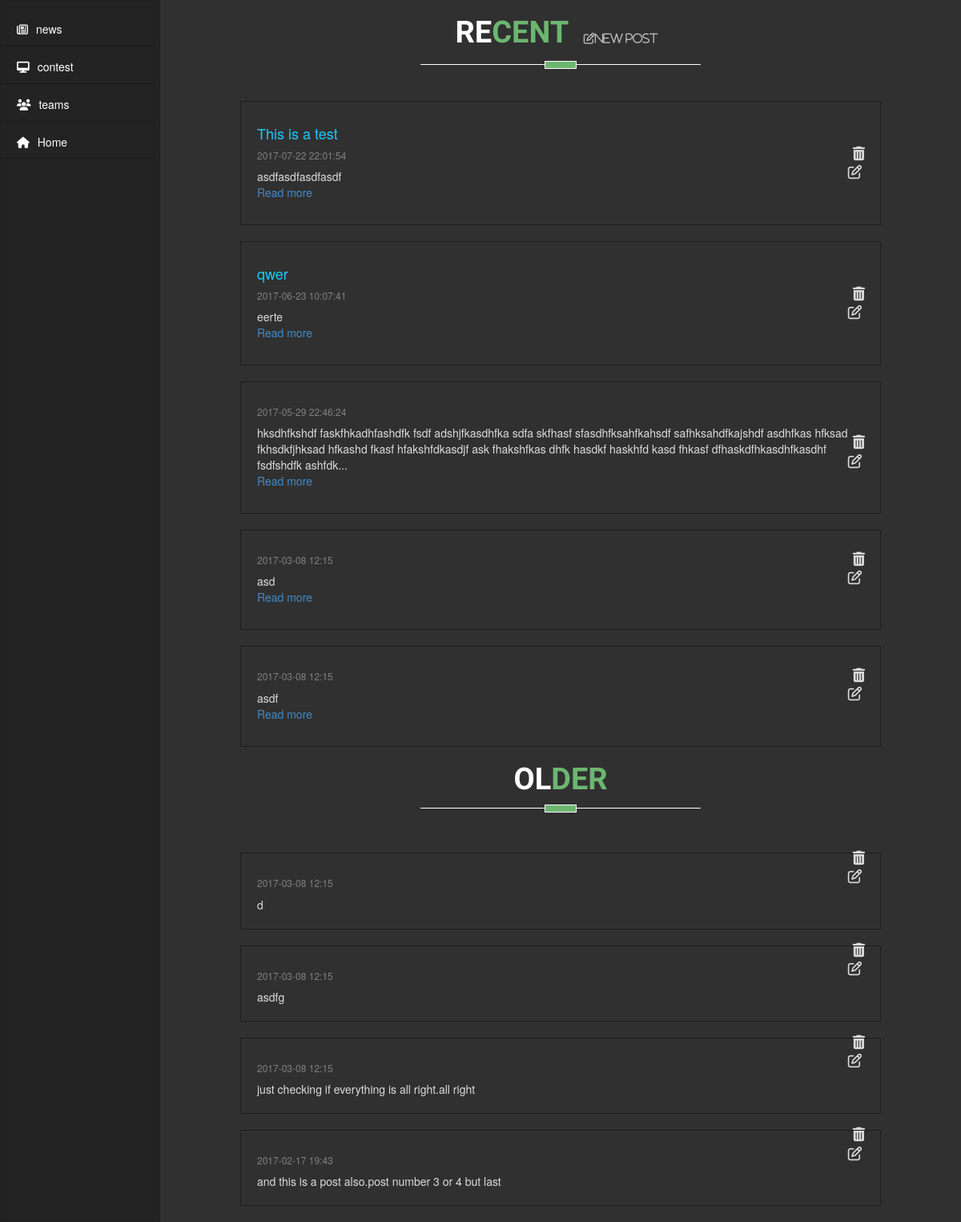
The page /news/list/ (signed in) on the database its author committed.
### news/models.py (models this page shows, shortened)
class AdminPost(models.Model):
    date = models.CharField(max_length=100, default=curr_time())
    post = models.TextField(max_length=1000)
    title = models.CharField(max_length=200,default="")

### news/views.py (the view)
@user_passes_test(lambda u: u.is_authenticated, login_url=reverse_lazy('home:admin-err'))
def news_page(request):
    all_news = []
    news = AdminPost.objects.all()
    for n in news[::-1]:
        all_news.append(n)
    recent = []
    older = []
    for news in all_news[:5]:
        recent.append(news)
    for news in all_news[5:]:
        older.append(news)
    context = {
        'older': older,
        'recent': recent,
    }
    return render(request, 'news/news_page.html', context)

### home/templatetags/fiter_tag_home.py (called while the page is built)
@register.filter('str_cut')
def str_cut(input):
    l = len(input)
    if (l>250):
        s=input[:250]+'...'
        return s
    else:
        return input

### news/templates/news/news_page.html (shortened to what this page needs)
{% extends 'news/news_base.html' %} {% block style %} {% load staticfiles %}{% load fiter_tag_home %}
<link rel="stylesheet" type="text/css" href="{% static 'news/css/news_page.css' %}" /> {% endblock %}{% block left-nav %}
<ul>
    <li><a href=""><i class="fa fa-newspaper-o" aria-hidden="true" style="padding-right:10px;"></i>news</a></li>
    <li><a href="{% url 'news:contest-page' %}"><i class="fa fa-desktop"></i>contest</a></li>
    <li><a href="{% url 'news:teams-page' %}"><i class="fa fa-users"></i>teams</a></li>
    <li><a href="{% url 'home:index' %}"><i class="fa fa-home" aria-hidden="true"></i>Home</a></li>
</ul>
{% endblock %} {% block body %}
<div class="post-block">
    <div class="title text-center wow fadeIn" data-wow-duration="1500ms">
        <h2>Re<span class="two-color">cent</span> {% if user.is_superuser %}
        <a href="{% url 'news:add-admin-post' %}" class="edit-ico"><i class="fa fa-edit">new post</i></a> {% endif %}</h2>
        <div class="border"></div>
    </div>
    {% for news in recent %}
    <div class="single-post">
        <div class="from-info">
            <h4>{{news.title}}</h4>
            <h6>{{news.date}}</h6>
        </div>
        <div class="msg-post">
            <p>{{ news.post|str_cut }}
                <br/><a class="more" href="#" data-toggle="modal" data-target="#{{news.id}}">Read more</a>
            </p>
        </div>
        {% if user.is_superuser %}
        <div class="option">
            <form action="{% url 'news:delete-admin-post' news.id %}" method="post">
                <button class="mybtn-red" type="submit"><i class="fa fa-trash fa-lg"></i></button>
            </form>
            <a class="mybtn" href="{% url 'news:edit-admin-post' news.id %}"><i class="fa fa-edit fa-lg"></i></a>
        </div>
        {% endif %}
    </div>
    {% endfor %}
</div>
<div class="post-block">
    <div class="title text-center wow fadeIn" data-wow-duration="1500ms">
        <h2>Ol<span class="two-color">der</span>
        <div class="border"></div>
    </div>
    {% for news in older %}
    <div class="single-post">
        <div class="from-info">
            <h6>{{news.date}}</h6>
        </div>
        <div class="msg-post">
            {{news.post}}
        </div>
        {% if user.is_superuser %}
        <div class="option">
            <form action="{% url 'news:delete-admin-post' news.id %}" method="post">
                <button class="mybtn-red" type="submit"><i class="fa fa-trash fa-lg"></i></button>
            </form>
            <a class="mybtn" href="{% url 'news:edit-admin-post' news.id %}"><i class="fa fa-edit fa-lg"></i></a>
        </div>
        {% endif %}
    </div>
    {% endfor %}
</div>{% endblock %}

### news/static/news/css/news.css (style rules this page uses)
body { margin-left: 200px; background-color: #303030; color: gainsboro; }
a, a:hover { text-decoration: none; }
ul { margin: 0px; padding-top: 10px; padding-left: 0px; }
ul li { list-style: none; text-decoration: none; }
ul li a { display: block; width: 190px; border-bottom: 2px solid #1e1e1e; padding-top: 5px; padding-left: 10px; text-decoration: none; }
.left-navbar a, .left-navbar a:hover { color: #fff !important; line-height: 40px; display: inline-block; }
.fa { padding: 10px; }

### news/static/news/css/news_page.css (style rules this page uses)
.two-color { color: #6CB670; }
.title { padding-bottom: 30px; }
.title h2 { font-family: 'Federo', sans-serif; text-transform: uppercase; font-weight: 700; font-size: 38px; color: #fff; }
.border { border-top: 1px solid #fff; height: 1px; margin: 15px auto 0; position: relative; width: 35%; padding-bottom: 15px; }
.border:before { background-color: #6CB670; border: 1px ridge #fff; content: ""; height: 10px; left: 50%; margin-left: -20px; position: absolute; top: -5px; width: 40px; }
.edit-ico i { text-decoration: none; font-size: 14px; color: white; opacity: .7; }
.single-post { width: 80%; border: 1px solid #1e1e1e; display: block; margin: auto; margin-bottom: 20px; padding: 20px; }
.mybtn, .mybtn-red { background-color: transparent; border: none; color: gainsboro; padding-right: 10px; }
.option { position: absolute; right: 0; padding-right: 100px; margin-top: -80px; }
.from-info h4 { color: #1dcaff; }
.from-info h6 { color: grey; }

### rows shown on the page
AdminPost: title "This is a test", date "2017-07-22 22:01:54", post|str_cut "asdfasdfasdfasdf"
AdminPost: title "qwer", date "2017-06-23 10:07:41", post|str_cut "eerte"
AdminPost: date "2017-05-29 22:46:24", post|str_cut "hksdhfkshdf faskfhkadhfashdfk fsdf adshjfkasdhfka sdfa skfhasf sfasdhfksahfkahsdf safhksahdfkajshdf asdhfkas hfksad fkhsdkfjhksad hfkashd fkasf hfakshfdkasdjf ask fhakshfkas dhfk hasdkf haskhfd kasd fhkasf dfhaskdfhkasdhfkasdhf fsdfshdfk ashfdk..."
AdminPost: date "2017-03-08 12:15", post|str_cut "asd"
AdminPost: date "2017-03-08 12:15", post|str_cut "asdf"
AdminPost: date "2017-03-08 12:15", post "d"
AdminPost: date "2017-03-08 12:15", post "asdfg"
AdminPost: date "2017-03-08 12:15", post "just checking if everything is all right.all right"
AdminPost: date "2017-02-17 19:43", post "and this is a post also.post number 3 or 4 but last"
